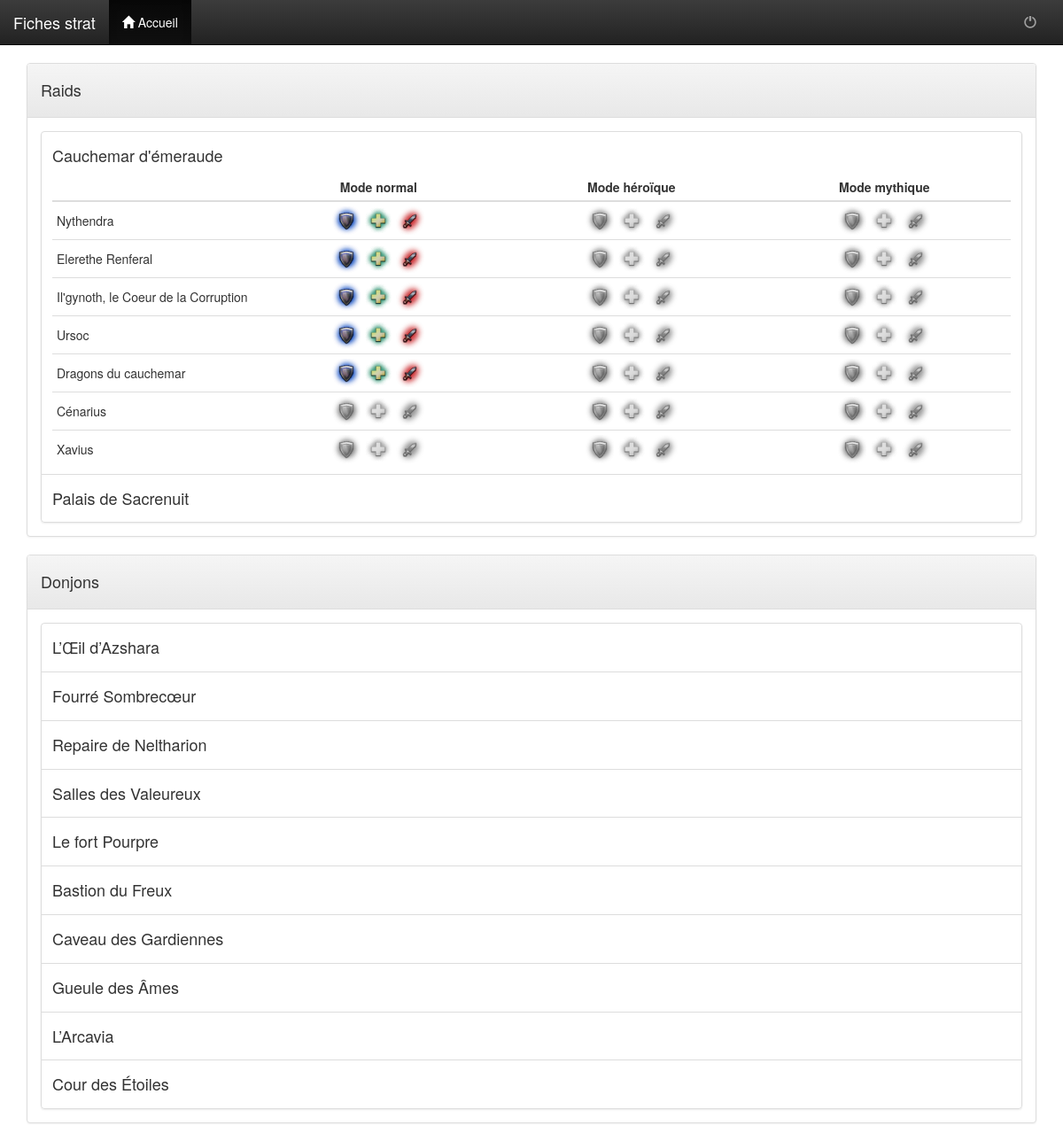
The page / on the database its author committed.
### tables this page shows
CREATE TABLE IF NOT EXISTS `fs_instance_type` (
  `id` int(11) NOT NULL AUTO_INCREMENT,
  `key` varchar(32) NOT NULL,
  `name` varchar(255) NOT NULL,
  `order` int(11) NOT NULL,
  PRIMARY KEY (`id`)
);

CREATE TABLE IF NOT EXISTS `fs_instance` (
  `id` int(11) NOT NULL AUTO_INCREMENT,
  `key` varchar(32) NOT NULL,
  `name` varchar(255) NOT NULL,
  `order` int(11) NOT NULL,
  `expanded` tinyint(1) NOT NULL DEFAULT '1',
  `instance_type_id` int(11) NOT NULL,
  PRIMARY KEY (`id`),
  KEY `instance_type_id` (`instance_type_id`)
);

CREATE TABLE IF NOT EXISTS `fs_difficulty` (
  `id` int(11) NOT NULL AUTO_INCREMENT,
  `key` varchar(32) NOT NULL,
  `name` varchar(255) NOT NULL,
  `order` int(11) NOT NULL,
  PRIMARY KEY (`id`)
);

CREATE TABLE IF NOT EXISTS `fs_boss` (
  `id` int(11) NOT NULL AUTO_INCREMENT,
  `key` varchar(32) NOT NULL,
  `name` varchar(255) NOT NULL,
  `order` int(11) NOT NULL,
  `instance_id` int(11) NOT NULL,
  PRIMARY KEY (`id`),
  KEY `instance_id` (`instance_id`)
);

CREATE TABLE IF NOT EXISTS `fs_role` (
  `id` int(11) NOT NULL AUTO_INCREMENT,
  `key` varchar(32) NOT NULL,
  `name` varchar(255) NOT NULL,
  `order` int(11) NOT NULL,
  PRIMARY KEY (`id`)
);

### src/data/DatabaseManager.php (called while the page is built, shortened)
<?php
class DatabaseManager
{
    private $mysqli = NULL;
    public function __construct()
    {
        $this->mysqli = new mysqli($GLOBALS["dbHost"], $GLOBALS["dbUser"], $GLOBALS["dbPassword"], $GLOBALS["dbName"]);
        $this->mysqli->set_charset($GLOBALS["dbCharset"]);
    }
    public function getBosses()
    {
        $query = "
            SELECT b.*, i.key AS instance_key
            FROM fs_boss b
            INNER JOIN fs_instance i ON i.id = b.instance_id
            ORDER BY b.order";
        $res = $this->mysqli->query($query);
        $bosses = array();
        while ($row = $res->fetch_assoc()) {
            $boss = new Boss();
            $boss->key = $row["key"];
            $boss->name = $row["name"];
            $boss->order = $row["order"];
            $boss->instanceKey = $row["instance_key"];
            $bosses[] = $boss;
        }
        return $bosses;
    }
    public function getCards()
    {
        $query = "
            SELECT c.*, b.key AS boss_key, d.key AS difficulty_key, r.key as role_key
            FROM fs_card c
            INNER JOIN fs_boss b ON b.id = c.boss_id
            INNER JOIN fs_difficulty d ON d.id = c.difficulty_id
            INNER JOIN fs_role r ON r.id = c.role_id
            WHERE c.deleted = 0
            GROUP BY c.boss_id, c.difficulty_id, c.role_id";
        $res = $this->mysqli->query($query);
        $cards = array();
        while ($row = $res->fetch_assoc()) {
            $card = new Card();
            $card->id = $row["id"];
            $card->bossKey = $row["boss_key"];
            $card->difficultyKey = $row["difficulty_key"];
            $card->roleKey = $row["role_key"];
            $cards[] = $card;
        }
        return $cards;
    }
    public function getDifficulties()
    {
        $query = "
            SELECT *
            FROM fs_difficulty
            ORDER BY `order`";
        $res = $this->mysqli->query($query);
        $difficulties = array();
        while ($row = $res->fetch_assoc()) {
            $difficulty = new Difficulty();
            $difficulty->key = $row["key"];
            $difficulty->name = $row["name"];
            $difficulty->order = $row["order"];
            $difficulties[] = $difficulty;
        }
        return $difficulties;
    }
    public function getDifficulty($key)
    {
        $query = "
            SELECT id, `key`, name, `order`
            FROM fs_difficulty
            WHERE `key` = ?";
        $difficulty = null;
        if ($stmt = $this->mysqli->prepare($query)) {
            $stmt->bind_param("s", $key);
            $stmt->execute();
            $stmt->bind_result($_id, $_key, $_name, $_order);
            if ($stmt->fetch()) {
                $difficulty = new Difficulty();
                $difficulty->id = $_id;
                $difficulty->key = $_key;
                $difficulty->name = $_name;
                $difficulty->order = $_order;
            }
        }
        return $difficulty;
    }
    public function getInstance($key)
    {
        $query = "
            SELECT i.expanded, i.key, i.name, i.order, it.key AS instance_type_key
            FROM fs_instance i
            INNER JOIN fs_instance_type it ON it.id = i.instance_type_id
            WHERE i.key = ?";
        $instance = null;
        if ($stmt = $this->mysqli->prepare($query)) {
            $stmt->bind_param("s", $key);
            $stmt->execute();
            $stmt->bind_result($_expanded, $_key, $_name, $_order, $_instance_type_key);
            if ($stmt->fetch()) {
                $instance = new Instance();
                $instance->isExpanded = $_expanded;
                $instance->key = $_key;
                $instance->name = $_name;
                $instance->order = $_order;
                $instance->typeKey = $_instance_type_key;
            }
        }
        return $instance;
    }
    public function getInstances()
    {
        $query = "
            SELECT i.*, it.key AS instance_type_key
            FROM fs_instance i
            INNER JOIN fs_instance_type it ON it.id = i.instance_type_id
            ORDER BY i.order";
        $res = $this->mysqli->query($query);
        $instances = array();
        while ($row = $res->fetch_assoc()) {
            $instance = new Instance();
            $instance->isExpanded = $row["expanded"];
            $instance->key = $row["key"];
            $instance->name = $row["name"];
            $instance->order = $row["order"];
            $instance->typeKey = $row["instance_type_key"];
            $instances[] = $instance;
        }
        return $instances;
    }
    public function getInstanceTypes()
    {
        $query = "
            SELECT *
            FROM fs_instance_type
            ORDER BY `order`";
        $res = $this->mysqli->query($query);
        $instanceTypes = array();
        while ($row = $res->fetch_assoc()) {
            $instanceType = new InstanceType();
            $instanceType->key = $row["key"];
            $instanceType->name = $row["name"];
            $instanceType->order = $row["order"];
            $instanceTypes[] = $instanceType;
        }
        return $instanceTypes;
    }
    public function getRole($key)
    {
        $query = "
            SELECT id, `key`, name, `order`
            FROM fs_role
            WHERE `key` = ?";
        $role = null;
        if ($stmt = $this->mysqli->prepare($query)) {
            $stmt->bind_param("s", $key);
            $stmt->execute();
            $stmt->bind_result($_id, $_key, $_name, $_order);
            if ($stmt->fetch()) {
                $role = new Role();
                $role->id = $_id;
                $role->key = $_key;
                $role->name = $_name;
                $role->order = $_order;
            }
        }
        return $role;
    }
    public function getRoles()
    {
        $query = "
            SELECT *
            FROM fs_role
            ORDER BY `order`";
        $res = $this->mysqli->query($query);
        $roles = array();
        while ($row = $res->fetch_assoc()) {
            $role = new Role();
            $role->key = $row["key"];
            $role->name = $row["name"];
            $role->order = $row["order"];
            $roles[] = $role;
        }
        return $roles;
    }
}
?>

### src/data/ModelDataManager.php (called while the page is built, shortened)
<?php
require_once("DatabaseManager.php");
class ModelDataManager
{
    private $bosses = null;
    private $cards = null;
    private $database = null;
    private $difficulties = null;
    private $instances = null;
    private $instanceTypes = null;
    private $roles = null;
    public function __construct()
    {
        $this->database = new DatabaseManager();
    }
    public function getBoss($key)
    {
        $result = null;
        if (!is_null($this->bosses)) {
            foreach ($this->bosses as $boss) {
                if ($boss->key == $key) {
                    $result = $boss;
                }
            }
        }
        else {
            $result = $this->database->getBoss($key);
        }
        $result->instance = $this->getInstance($result->instanceKey);
        return $result;
    }
    public function getBosses()
    {
        if(is_null($this->bosses)) {
            $this->bosses = $this->database->getBosses();
            foreach ($this->bosses as $boss) {
                $boss->instance = $this->getInstance($boss->instanceKey);
            }
        }
        return $this->bosses;
    }
    public function getCards()
    {
        if(is_null($this->cards)) {
            $this->cards = $this->database->getCards();
            foreach ($this->cards as $card) {
                $card->boss = $this->getBoss($card->bossKey);
                $card->difficulty = $this->getDifficulty($card->difficultyKey);
                $card->role = $this->getRole($card->roleKey);
            }
        }
        return $this->cards;
    }
    public function getDifficulties()
    {
        if(is_null($this->difficulties)) {
            $this->difficulties = $this->database->getDifficulties();
        }
        return $this->difficulties;
    }
    public function getDifficulty($key)
    {
        return $this->database->getDifficulty($key);
    }
    public function getInstance($key)
    {
        return $this->database->getInstance($key);
    }
    public function getInstances()
    {
        if(is_null($this->instances)) {
            $this->instances = $this->database->getInstances();
            foreach ($this->instances as $instance) {
                $instance->type = $this->getInstanceType($instance->typeKey);
            }
        }
        return $this->instances;
    }
    public function getInstanceType($key)
    {
        if(is_null($this->instanceTypes)) {
            $this->getInstanceTypes();
        }
        foreach ($this->instanceTypes as $instanceType) {
            if ($instanceType->key == $key) {
                return $instanceType;
            }
        }
        return NULL;
    }
    public function getInstanceTypes()
    {
        if(is_null($this->instanceTypes)) {
            $this->instanceTypes = $this->database->getInstanceTypes();
        }
        return $this->instanceTypes;
    }
    public function getRole($key)
    {
        return $this->database->getRole($key);
    }
    public function getRoles()
    {
        if(is_null($this->roles)) {
            $this->roles = $this->database->getRoles();
        }
        return $this->roles;
    }
}
?>

### index.php (called while the page is built)
<?php
require_once("src/page/IndexPage.php");
$page = new IndexPage();
$page->render();
?>

### src/model/Card.php (called while the page is built, shortened)
<?php
class Card
{
    public $boss = null;
    public $difficulty = null;
    public $role = null;
	public function getTitle()
	{
		return $this->boss->name." ".strtoupper($this->difficulty->key)." - ".$this->role->name;
	}
	public function getUrl()
	{
		return "fiche.php?boss=".$this->boss->key."&difficulty=".$this->difficulty->key."&role=".$this->role->key;
	}
}
?>

### src/page/IndexPage.php (the view, shortened to what this page needs)
<?php
require_once(dirname(__FILE__) . "/../data/ModelDataManager.php");
require_once("Page.php");
class IndexPage extends Page
{
	private $bosses = NULL;
	private $cards = NULL;
	private $difficulties = NULL;
	private $instances = NULL;
	private $instanceTypes = NULL;
	private $roles = NULL;
	public function __construct()
	{
		$data = new ModelDataManager();
		$this->bosses = $data->getBosses();
		$this->cards = $data->getCards();
		$this->difficulties = $data->getDifficulties();
		$this->instances = $data->getInstances();
		$this->instanceTypes = $data->getInstanceTypes();
		$this->roles = $data->getRoles();
	}
	protected function renderBody()
	{
		foreach($this->instanceTypes as $instanceType) {
			$this->renderInstancesByType($instanceType, $this->instances);
		}
	}
	private function getCard($bossKey, $difficultyKey, $roleKey)
	{
		foreach ($this->cards as $card) {
			if ($card->bossKey == $bossKey && $card->difficultyKey == $difficultyKey && $card->roleKey == $roleKey) {
				return $card;
			}
		}
		return NULL;
	}
	private function renderCardLink($boss, $difficulty, $role)
	{
		$card = $this->getCard($boss->key, $difficulty->key, $role->key);
		if (is_null($card)) {
            if ($this->user->isAuthenticated) {
			    ?>
				    <a href="<?= $this->getCardEditUrl($boss, $difficulty, $role) ?>" class="icon role-<?= $role->key ?>-disabled-32"></a>
			    <?php
            }
            else {
			    ?>
				    <span class="icon role-<?= $role->key ?>-disabled-32"></span>
			    <?php
            }
		}
		else {
			?>
				<a class="icon role-<?= $role->key ?>-32" href="<?= $card->getUrl() ?>" data-toggle="tooltip" title="<?= $card->getTitle() ?>"></a>
			<?php
		}
	}
	private function renderInstance($instance)
	{
		?>
		<div class="list-group-item">
			<div class="list-group-item-heading" data-toggle="collapse" data-target="#<?= $instance->type->key ?>-<?= $instance->key ?>-table">
				<h4><?= $instance->name ?></h4>
			</div>
			<div id="<?= $instance->type->key ?>-<?= $instance->key ?>-table" class="<?= $this->getCssClassCollapse($instance->isExpanded) ?>">
				<?php
					$this->renderInstanceLinks($instance);
				?>
			</div>
		</div>
		<?php
	}
	private function renderInstanceLinks($instance)
	{
		?>
		<table class="table table-condensed table-responsive zone-table">
			<thead>
				<tr>
					<th></th>
					<?php
						foreach($this->difficulties as $difficulty) {
							?>
							<th><?= $difficulty->name ?></th>
							<?php
						}
					?>
				</tr>
				<?php
					foreach($this->bosses as $boss) {
						if($boss->instance->key == $instance->key) {
							?>
							<tr>
								<td><?= $boss->name ?></td>
								<?php
									foreach($this->difficulties as $difficulty) {
										?>
										<td>
											<?php
												foreach($this->roles as $role) {
													$this->renderCardLink($boss, $difficulty, $role);
												}
											?>
										</td>
										<?php
									}
								?>
							</tr>
							<?php
						}
					}
				?>
			</thead>
		</table>
		<?php
	}
	private function renderInstancesByType($instanceType, $instances)
	{
		?>
		<div class="panel panel-default">
			<div class="panel-heading" data-toggle="collapse" data-target="#<?= $instanceType->key ?>-body">
				<h4><?= $instanceType->name ?></h4>
			</div>
			<div id="<?= $instanceType->key ?>-body" class="collapse in">
				<div class="panel-body">
					<div class="list-group">
						<?php
							foreach($instances as $instance) {
								if($instance->type->key == $instanceType->key) {
									$this->renderInstance($instance);
								}
							}
						?>
					</div>
				</div>
			</div>
		</div>
		<?php
	}
}
?>

### rows shown on the page
fs_instance_type: name "Raids"
fs_instance: name "Cauchemar d'émeraude"
fs_difficulty: name "Mode normal"
fs_difficulty: name "Mode héroïque"
fs_difficulty: name "Mode mythique"
fs_boss: name "Nythendra"
fs_boss: name "Elerethe Renferal"
fs_boss: name "Il'gynoth, le Coeur de la Corruption"
fs_boss: name "Ursoc"
fs_boss: name "Dragons du cauchemar"
fs_boss: name "Cénarius"
fs_boss: name "Xavius"
fs_instance: name "Palais de Sacrenuit"
fs_instance_type: name "Donjons"
fs_instance: name "L’Œil d’Azshara"
fs_instance: name "Fourré Sombrecœur"
fs_instance: name "Repaire de Neltharion"
fs_instance: name "Salles des Valeureux"
fs_instance: name "Le fort Pourpre"
fs_instance: name "Bastion du Freux"
fs_instance: name "Caveau des Gardiennes"
fs_instance: name "Gueule des Âmes"
fs_instance: name "L’Arcavia"
fs_instance: name "Cour des Étoiles"
